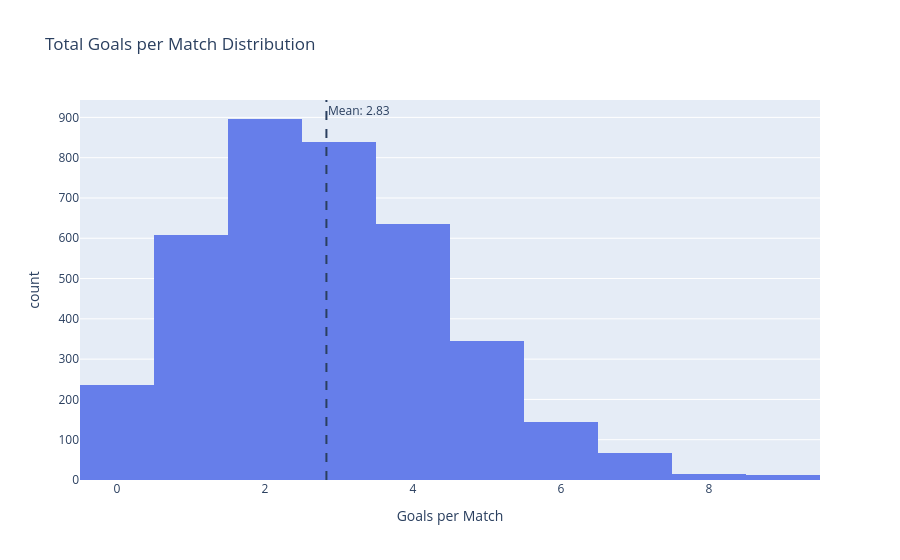

Notebook code for this chart:
### Code cell
# Distribution of total goals
fig = px.histogram(df, x='total_goals', 
                   title='Total Goals per Match Distribution',
                   labels={'total_goals': 'Goals per Match'},
                   color_discrete_sequence=['#667eea'])
fig.add_vline(x=df['total_goals'].mean(), line_dash="dash", 
              annotation_text=f"Mean: {df['total_goals'].mean():.2f}")
fig.show()

### Figure 1 — Plotly figure (JSON) as saved in the notebook; plotly's stock layout.template omitted (floating-point values rounded to 4 significant figures; data arrays with more than 128 entries replaced by an {"elided": "..."} marker saying what was removed)
{"data": [{"alignmentgroup": "True", "bingroup": "x", "hovertemplate": "Goals per Match=%{x}<br>count=%{y}<extra></extra>", "legendgroup": "", "marker": {"color": "#667eea", "pattern": {"shape": ""}}, "name": "", "offsetgroup": "", "orientation": "v", "showlegend": false, "type": "histogram", "x": {"elided": "3800 int values"}, "xaxis": "x", "yaxis": "y"}], "layout": {"annotations": [{"showarrow": false, "text": "Mean: 2.83", "x": 2.83, "xanchor": "left", "xref": "x", "y": 1, "yanchor": "top", "yref": "y domain"}], "barmode": "relative", "legend": {"tracegroupgap": 0}, "shapes": [{"line": {"dash": "dash"}, "type": "line", "x0": 2.83, "x1": 2.83, "xref": "x", "y0": 0, "y1": 1, "yref": "y domain"}], "title": {"text": "Total Goals per Match Distribution"}, "xaxis": {"anchor": "y", "domain": [0, 1], "title": {"text": "Goals per Match"}}, "yaxis": {"anchor": "x", "domain": [0, 1], "title": {"text": "count"}}}}
